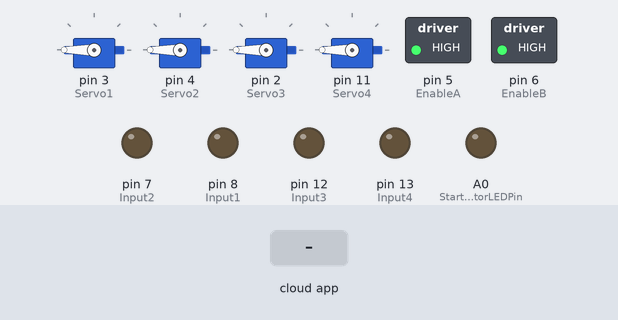
Recording of a sketch running on a simulated Arduino Uno, built with avr-gcc and run on an emulated ATmega328P. Parts: 4 × servo, switched loads named in the sketch (green lamp = pin HIGH), output pins drawn as LEDs (lit = HIGH). The inputs (shaded band) are chosen by the test bench. The ROS host is connected and sends only what is stated; EEPROM starts erased.

Above: at 1.2 s.
1.3 s: the phone or cloud app sets linear.x to -100
At 1.9 s:
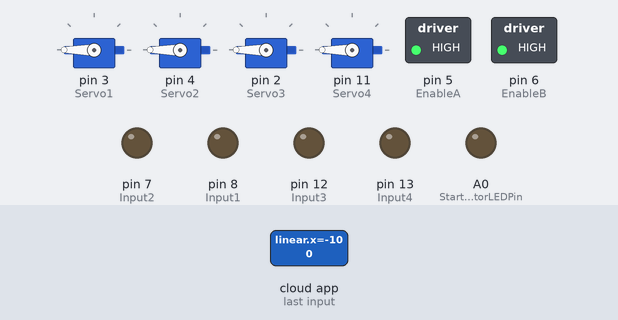
2.9 s: the phone or cloud app sets linear.x to 100
At 4.3 s:
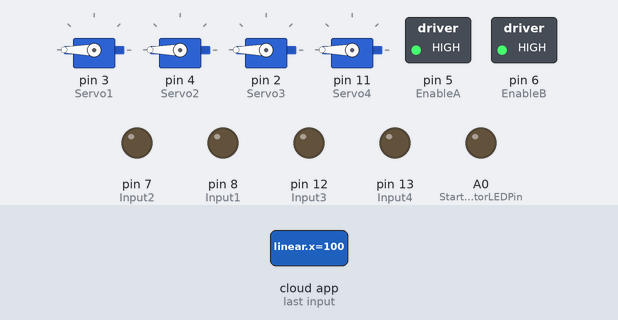
Timing chart, 0 to 5.9 s (numbered marks = the images above; inputs shaded):
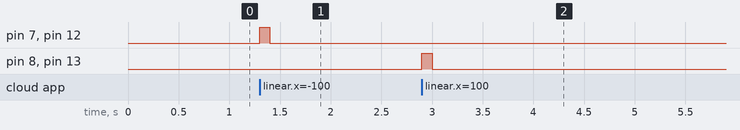

Measured:
- after the input at 1.3 s, pin 7 (Input2), pin 12 (Input3): LOW → HIGH at once, → LOW 0.10 s later
- after the input at 2.9 s, pin 8 (Input1), pin 13 (Input4): LOW → HIGH at once, → LOW 0.10 s later

The sketch:

ArduinoUNO.ino
```cpp
/*
************************************************************
** Author: Penjani Mkandawire
** Date: 10/12/2021
** Email: mkandawire15@gmail.com
** Based on code from the XiaoR Geek UNO DS
************************************************************
*/

#include <EEPROM.h>
#include <ros.h>
#include <geometry_msgs/Twist.h>
#include <geometry_msgs/Vector3Stamped.h>
#include <ros/time.h>
#include <Servo.h>
#include <std_msgs/String.h>

// PWM Motor duration in milliseconds
const int MotorDuration = 100;

// System startup LED indicator. L298 Enable A and B.
int StartupIndicatorLEDPin = A0;
int EnableA = 5;
int EnableB = 6;

// Servo Motor Interfaces: 1 to 4
int Input1 = 8;
int Input2 = 7;
int Input3 = 12;
int Input4 = 13;

// Define motor adjustment flag
int Adjust = 1;

// Motor speed variables
int LeftSpeedHold = 255;
int RightSpeedHold = 255;

// Create servo motors 1 to 4
Servo Servo1;
Servo Servo2;
Servo Servo3;
Servo Servo4;

// Set initial servo angle values
byte ServoAngle1 = 70;
byte ServoAngle2 = 60;
byte ServoAngle3 = 60;
byte ServoAngle4 = 60;

// These macros define the turning direction of the robot
#define MotorGoForward  { digitalWrite(Input1,LOW);  digitalWrite(Input2,HIGH); digitalWrite(Input3,LOW);  digitalWrite(Input4,HIGH); }
#define MotorGoBackward { digitalWrite(Input1,HIGH); digitalWrite(Input2,LOW);  digitalWrite(Input3,HIGH); digitalWrite(Input4,LOW); }
#define MotorGoRight    { digitalWrite(Input1,HIGH); digitalWrite(Input2,LOW);  digitalWrite(Input3,LOW);  digitalWrite(Input4,HIGH); }
#define MotorGoLeft     { digitalWrite(Input1,LOW);  digitalWrite(Input2,HIGH); digitalWrite(Input3,HIGH); digitalWrite(Input4,LOW); }
#define MotorStop       { digitalWrite(Input1,LOW);  digitalWrite(Input2,LOW);  digitalWrite(Input3,LOW);  digitalWrite(Input4,LOW); }

// ROS Node holder variables
double MotorSpeed = 0;
double RobotXDirection = 0;
double RobotYDirection = 0;

// ROS node variable
ros::NodeHandle nh;

// Function that will be called when receiving command from Raspberry Pi
void HandleSpeedMovementCommand(const geometry_msgs::Twist& movement)
{
  // Extract the X-Axis direction movement from the message
  RobotXDirection = movement.linear.x;

  // Extract the Y-Axis direction movement from the message
  RobotYDirection = movement.linear.y;

  // Extract the speed
  MotorSpeed = movement.linear.z;
}

// Create a subscriber node to the ROS command velocity topic.
ros::Subscriber<geometry_msgs::Twist> cmd_vel("cmd_vel", HandleSpeedMovementCommand);

void setup()
{
  pinMode(StartupIndicatorLEDPin, OUTPUT);
  pinMode(EnableA, OUTPUT);
  pinMode(EnableB, OUTPUT);
  pinMode(Input1,  OUTPUT);
  pinMode(Input2,  OUTPUT);
  pinMode(Input3,  OUTPUT);
  pinMode(Input4,  OUTPUT);

  // Define the servo ports 1 to 4
  Servo1.attach(3);
  Servo2.attach(4);
  Servo3.attach(2);
  Servo4.attach(11);

  // Initialization of servo angle
  InitSteer();

  // Initialize ROS node
  nh.initNode();

  // Set the Baud rate for ROS serial communication
  nh.getHardware()->setBaud(57600);

  // Subscribe to the command velocity topic
  nh.subscribe(cmd_vel);
}

// Function that will be called to adjust speed
void AdjustSpeed(int newSpeed)
{
   analogWrite(EnableB,newSpeed);
   // Save the speed value
   EEPROM.write(0x09,newSpeed);

   analogWrite(EnableA,newSpeed);
   // Save the speed value
   EEPROM.write(0x0A,newSpeed);
}

void loop()
{
  // Going forward
  if (RobotYDirection == 1)
  {
    MotorGoForward;
    delay(MotorDuration);
    MotorStop;

    RobotYDirection = 0;
  }

  // Going back
  if (RobotYDirection == -1)
  {
    MotorGoBackward;
    delay(MotorDuration);
    MotorStop;

    RobotYDirection = 0;
  }

  // Going right
  if (RobotXDirection == 1)
  {
    MotorGoRight;
    delay(MotorDuration);
    MotorStop;

    RobotXDirection = 0;
  }

  // Going left
  if (RobotXDirection == -1)
  {
    MotorGoLeft;
    delay(MotorDuration);
    MotorStop;

    RobotXDirection = 0;
  }

  // Adjust speed
  if (MotorSpeed >= 55 && MotorSpeed <= 255)
  {
    // When the speed range is 0 ~ 100, it can be converted into PWM. When the speed PWM is lower than 55, the motor will not rotate

    LeftSpeedHold = MotorSpeed;
    RightSpeedHold = MotorSpeed;

    AdjustSpeed(MotorSpeed);

    MotorSpeed = 0;
  }

  // Initial spin
  nh.spinOnce();
}
```

Init.ino
```cpp
/*
************************************************************
** Author: Penjani Mkandawire
** Date: 10/12/2021
** Email: mkandawire15@gmail.com
** Based on code from the XiaoR Geek UNO DS
** Function name ：setup().InitSteer()
** Function ：System initialization (serial port, motor, steering gear ).
************************************************************
*/

// Servo initialization (angle is the last saved value)
void InitSteer()
{
    // Read values from register 0x01 to 0x04
    ServoAngle1 = EEPROM.read(0x01);
    ServoAngle2 = EEPROM.read(0x02);
    ServoAngle3 = EEPROM.read(0x03);
    ServoAngle4 = EEPROM.read(0x04);

    // Assign saved angles to servo 1 to 4
    Servo1.write(ServoAngle1);
    Servo2.write(ServoAngle2);
    Servo3.write(ServoAngle3);
    Servo4.write(ServoAngle4);

    // Assign the saved angle to servo 10 if it equals 0xff
    Adjust = EEPROM.read(0x10);
    if(Adjust == 0xff)
    {
      EEPROM.write(0x10,1);
    }

    // Read the saved speed values from registers 0x09 and 0x0A
    LeftSpeedHold = EEPROM.read(0x09);
    RightSpeedHold = EEPROM.read(0x0A);

    if(LeftSpeedHold < 55 | RightSpeedHold < 55)
    {
      LeftSpeedHold = 255;
      RightSpeedHold = 255;
    }

    // Assign the speed values to L298 Enable A and B
    analogWrite(EnableB,LeftSpeedHold);
    analogWrite(EnableA,RightSpeedHold);

    MotorStop;
}
```
